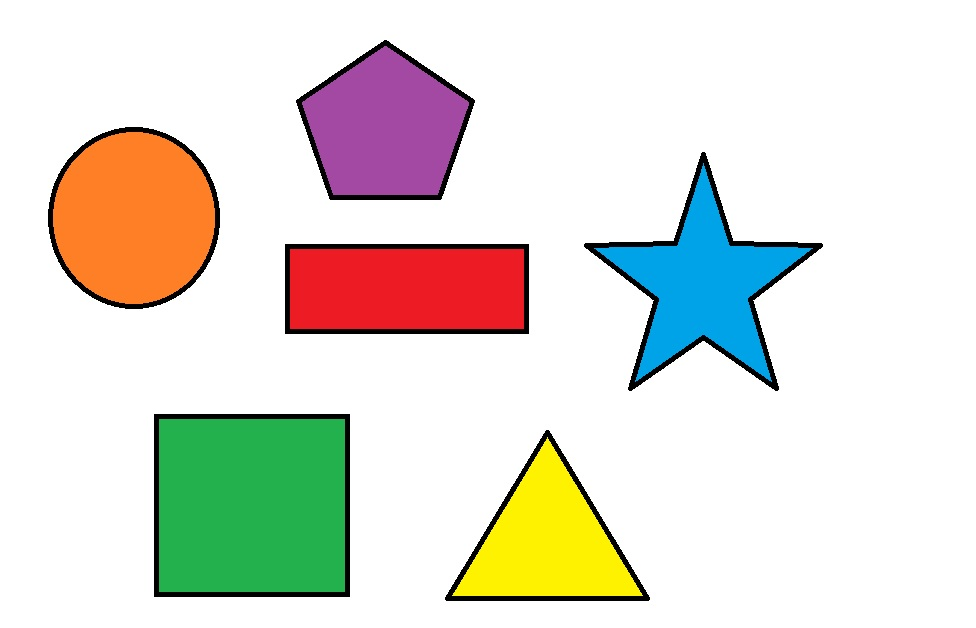
#> input picture samples/Images/shapes.jpg, 976 x 628 px
$ python 26_shape_detection.py
#> lines starting #> are read from the running program, lines starting #| are printed output that depends on the picture; after the words box and inside, x2 and y2 are one past the last pixel; in counts of white or black regions, pixels touching at a corner belong together; long printed decimals are rounded
import numpy as np
import cv2 as cv
import os


# Get absolute path of given image name
def GetImagePath(folderName, imageName):
    absolute_path = os.path.join(os.getcwd(), folderName, imageName)
    return absolute_path


# Read image
img = cv.imread(GetImagePath("Images", "shapes.jpg"))
#> img is the input picture: shape (628, 976, 3); mean B, G, R 213.7, 223.3, 225.4

# Converting image into grayscale image
img_gray = cv.cvtColor(img, cv.COLOR_BGR2GRAY)
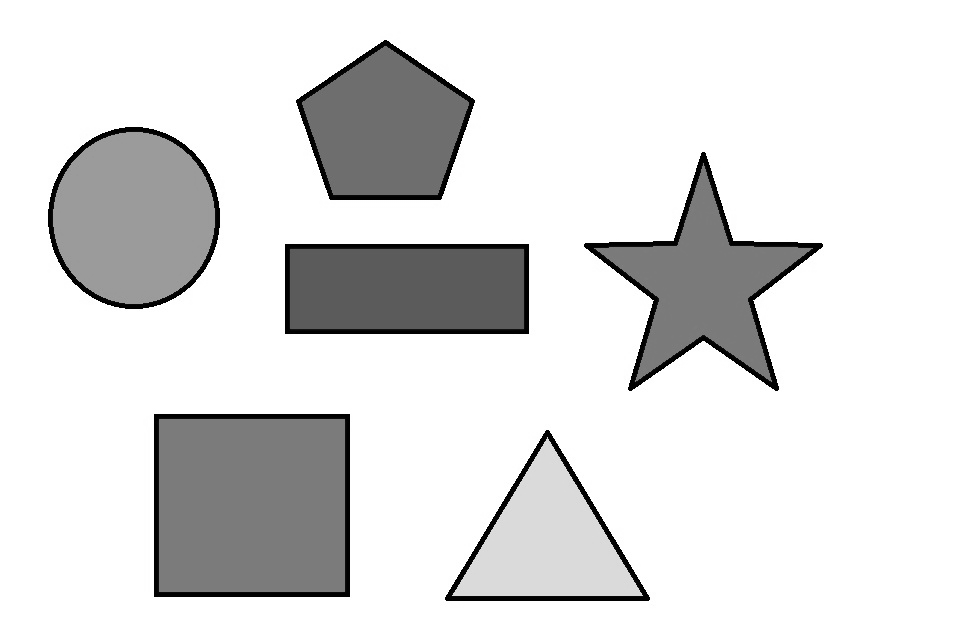
#> img_gray: shape (628, 976); min 0, max 255, mean 222.8

# Get threshold image
ret, threshold = cv.threshold(img_gray, 240, 255, 0)
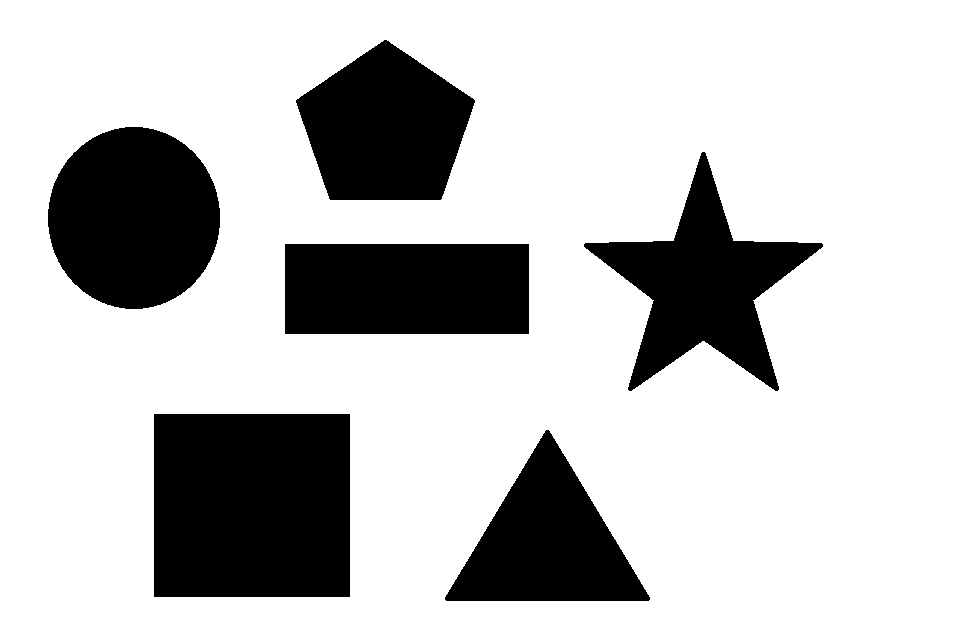
#> threshold: shape (628, 976); 76.9% white; 6 black regions

# Get contours
contours, _ = cv.findContours(threshold, cv.RETR_TREE, cv.CHAIN_APPROX_NONE)
#> contours = 7 contours; box (x1, y1, x2, y2) and area: (0, 0, 976, 628) 611325, (153, 413, 351, 598) 36246, (47, 126, 221, 310) 24812, (284, 243, 530, 335) 22293, (583, 151, 824, 392) 21299, (295, 39, 476, 201) 20230, (444, 429, 651, 602) 18360

for contour in contours:
    # Find Ploy points using contour
    approx = cv.approxPolyDP(contour, 0.01*cv.arcLength(contour, True), True)

    # Draw contour
    cv.drawContours(img, [approx], 0, (0, 0, 0), 5)

    # Find X and Y point for put text at that location
    x = approx.ravel()[0]
    y = approx.ravel()[1] - 5

    # Based on length of approx decide shape
    if len(approx) == 3:
        cv.putText(img, "Triangle", (x, y),
                   cv.FONT_HERSHEY_SIMPLEX, 2, (0, 0, 0), 2)
    elif len(approx) == 4:
        rectx, recty, rectw, recth = cv.boundingRect(approx)

        aspectRatio = float(rectw)/recth
        print(aspectRatio)

        if aspectRatio >= 0.95 and aspectRatio <= 1.05:
            cv.putText(img, "Square", (x, y),
                       cv.FONT_HERSHEY_SIMPLEX, 2, (0, 0, 0), 2)
        else:
            cv.putText(img, "rectangle", (x, y),
                       cv.FONT_HERSHEY_SIMPLEX, 2, (0, 0, 0), 2)
    elif len(approx) == 5:
        cv.putText(img, "Pentagon", (x, y),
                   cv.FONT_HERSHEY_SIMPLEX, 2, (0, 0, 0), 2)
    elif len(approx) == 10:
        cv.putText(img, "Star", (x, y),
                   cv.FONT_HERSHEY_SIMPLEX, 2, (0, 0, 0), 2)
    else:
        cv.putText(img, "Circle", (x, y),
                   cv.FONT_HERSHEY_SIMPLEX, 2, (0, 0, 0), 2)
#> this loop made 7 passes
#> (approx, x, y, rectx, recty, rectw, recth, aspectRatio) on passes 1, 3, 4: ([[0, 0], [0, 627], [975, 627], [975, 0]], 0, -5, 0, 0, 976, 628, 1.55), ([[153, 414], [349, 413], [350, 596], [154, 597]], 153, 409, 153, 413, 198, 185, 1.07), ([[284, 244], [528, 243], [529, 333], [285, 334]], 284, 239, 284, 243, 246, 92, 2.67)
#> (x, y) on passes 5 to 7: (702, 146), (125, 121), (295, 95)
#| 1.554
#| 1.070
#| 2.674
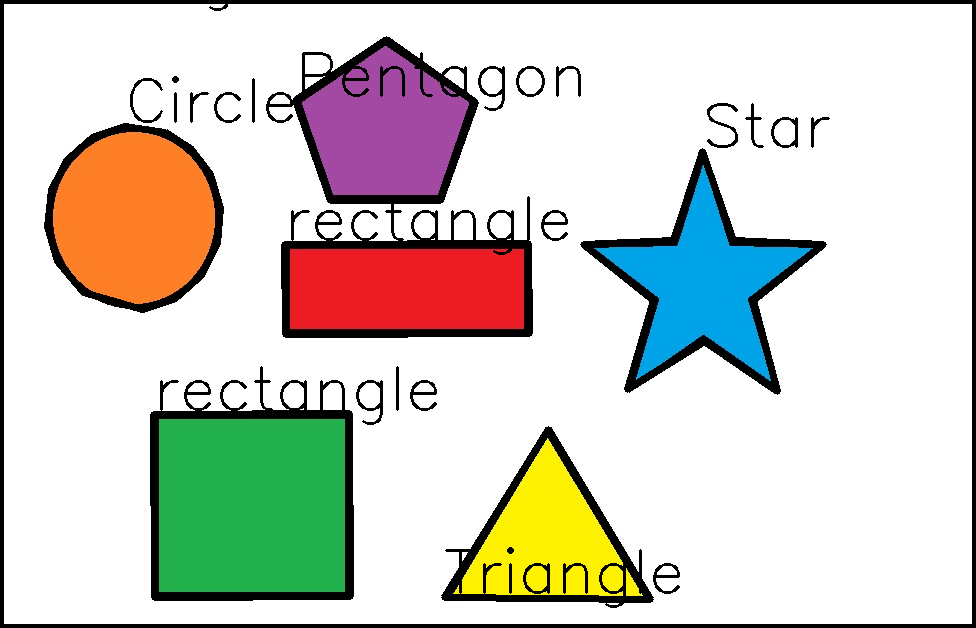
#> img: shape (628, 976, 3); 7.83% of pixels changed, all inside (x1, y1, x2, y2) = (0, 0, 976, 628)


# Show Images
cv.imshow("Image", img)

# Wait for any input
cv.waitKey(0)

# Destroy all windows and clear memory
cv.destroyAllWindows()
